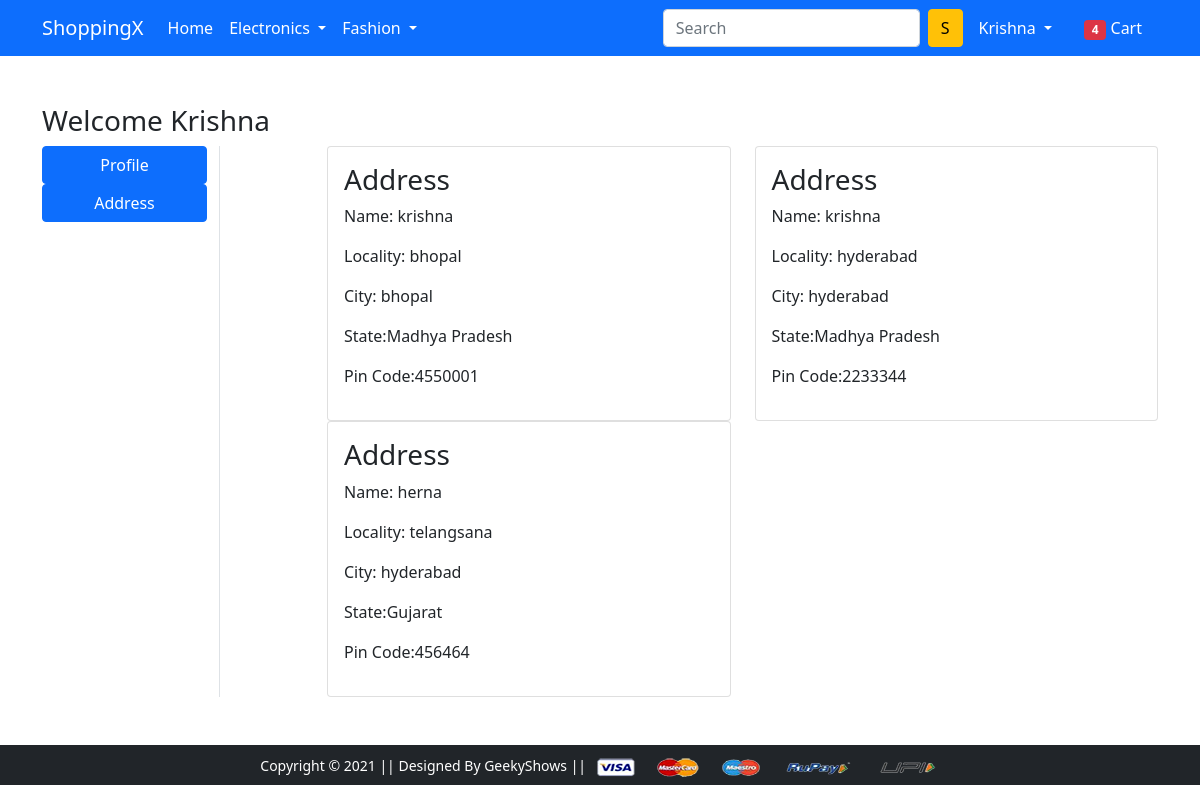
The app's page /address/ (signed in) with its own data.
### app/models.py (models this page shows, shortened)
class Customer(models.Model):
    user = models.ForeignKey(User,on_delete=models.CASCADE)
    name = models.CharField(max_length=200)
    locality = models.CharField(max_length=200)
    city = models.CharField(max_length=50)
    zipcode = models.IntegerField()
    state = models.CharField(choices=STATE_CHOICES,max_length=50)

### app/views.py (the view)
# urls.py: path('address/',views.address,name= 'address'),
@login_required
def address(request):
      add = Customer.objects.filter(user=request.user)
      return render(request,'app/address.html',{'add':add,'active':'btn-primary'})

### app/templates/app/address.html (shortened to what this page needs)
{% extends 'app/base.html' %}
{% load static %}
{% block main-content %}
<div class="container my-5">
 <div class="row">
 <h3>Welcome <span class ="text-capitalize">{{request.user}} </span></h3>
  <div class="col-sm-2 border-end">
   <ul class="list-unstyled">
    <li class="d-grid"><a href="{% url 'profile' %}" class="btn btn-primary">Profile</a></li>
    <li class="d-grid"><a href="{% url 'address' %}" class="btn {{active}}">Address</a></li>
   </ul>
  </div>
  <div class="col-sm-9 offset-sm-1">
   <div class="row">
    {% for ad in add %}
    <div class="col-sm-6">
     <div class="card">
      <div class="card-body">
       <h3>Address {{ loop.counter}}</h3>
       <p>Name: {{ad.name}}</p>
       <p>Locality: {{ad.locality}}</p>
       <p>City: {{ad.city}}</p>
       <p>State:{{ad.state}} </p>
       <p>Pin Code:{{ad.zipcode}} </p>
      </div>
     </div>
    </div>
    {% endfor %}
    </div>
   </div>
  </div>
 </div>
{% endblock main-content %}

### app/templates/app/base.html (shortened to what this page needs)
<!doctype html>
{% load static %}
<html lang="en">
  <head>
    <link href="https://cdn.jsdelivr.net/npm/bootstrap@5.0.0-beta1/dist/css/bootstrap.min.css" rel="stylesheet">
    <link rel="stylesheet" href="{% static 'app/css/owl.carousel.min.css' %}">
    <link rel="stylesheet" href="{% static 'app/css/all.min.css' %}">
    <link rel="stylesheet" href="{% static 'app/css/style.css' %}">
  </head>
  <body>
    <nav class="navbar navbar-expand-lg navbar-dark bg-primary">
     <div class="container">
       <a class="navbar-brand" href="/">ShoppingX</a>
       <div class="collapse navbar-collapse" id="navbarSupportedContent">
         <ul class="navbar-nav me-auto mb-2 mb-lg-0">
           <li class="nav-item">
             <a class="nav-link active" aria-current="page" href="/">Home</a>
           </li>
           <li class="nav-item dropdown">
             <a class="nav-link dropdown-toggle text-white" href="#" id="electronicsDropdown" role="button" data-bs-toggle="dropdown" aria-expanded="false">
               Electronics
             </a>
           </li>
           <li class="nav-item dropdown">
             <a class="nav-link dropdown-toggle text-white" href="#" id="fashionDropdown" role="button" data-bs-toggle="dropdown" aria-expanded="false">
               Fashion
             </a>
           </li>
         </ul>
         <form class="d-flex">
           <input class="form-control me-2" type="search" placeholder="Search" aria-label="Search">
           <button class="btn btn-warning" type="submit">S</button>
         </form>
         <div>
          <ul class="navbar-nav me-auto mb-2 mb-lg-0">
            {% if request.user.is_authenticated %}
           <li class="nav-item dropdown mx-2">
              <a class="nav-link dropdown-toggle text-white" href="#" id="profileDropdown" role="button" data-bs-toggle="dropdown" aria-expanded="false">
              {{request.user.username|capfirst}}
              </a>
            </li>
            <li class="nav-item mx-2">
             <a href="{% url 'showcart' %}" class="nav-link text-white"><span class="badge bg-danger">4</span> Cart </a>
             {% endif %}
            </li>
          </ul>
         </div>
       </div>
     </div>
    </nav>
    {% block main-content %} {% endblock main-content %}
    <footer class="container-fluid bg-dark text-center p-2 mt-5">
        <small class="text-white">Copyright &copy; 2021 || Designed By GeekyShows || </small>
        <img src="{% static 'app/images/payment.png' %}" alt="" srcset="" class="img-fluid" height="2px">
    </footer>
  </body>
</html>

### records on screen
Customer: name "krishna", locality "bhopal", city "bhopal", state "Madhya Pradesh", zipcode "4550001"
Customer: name "krishna", locality "hyderabad", city "hyderabad", state "Madhya Pradesh", zipcode "2233344"
Customer: name "herna", locality "telangsana", city "hyderabad", state "Gujarat", zipcode "456464"

### other values on screen
{{ request.user.username|capfirst }} "Krishna"
{{ request.user }} "Krishna"
